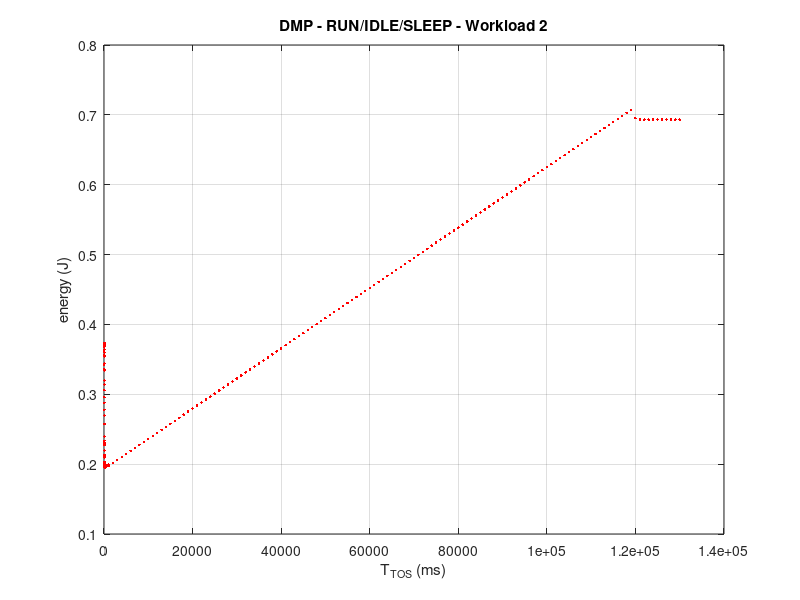
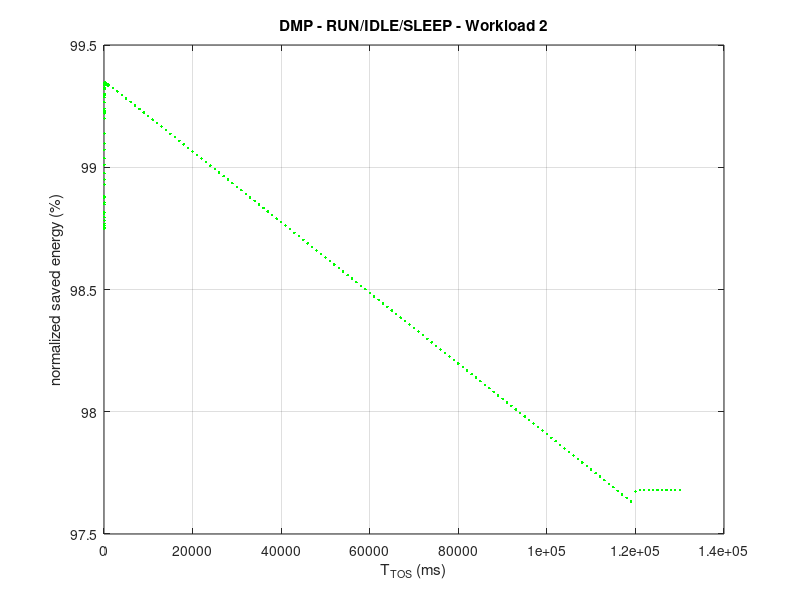

The MATLAB script that drew these images, in order:
%% DPM - WORKLOAD 2 - RUN/IDLE/SLEEP
% data extraction from file
DPM_data = dlmread('dpmres_wl2_run_idle_sleep.txt');
timeout = DPM_data(:,1);
energy = DPM_data(:,2);

% timeout vs consumed energy plot
figure(1)
plot(timeout, energy, 'r.', 'LineWidth', 4)
xlabel("T_{TOS} (ms)");
ylabel("energy (J)");
grid on;
title("DMP - RUN/IDLE/SLEEP - Workload 2")

% timeout vs normalized saved energy plot
TOTAL_ENERGY = 29.8790976000;   % energy for WL1 w/o DPM
saved_energy_normalized = zeros(size(energy));

for i = 1:size(energy)
    saved_energy_normalized(i) = ((TOTAL_ENERGY-energy(i))/TOTAL_ENERGY)*100;
end

figure(2)
plot(timeout, saved_energy_normalized, 'g.', 'LineWidth', 4)
xlabel("T_{TOS} (ms)");
ylabel("normalized saved energy (%)");
grid on;
title("DMP - RUN/IDLE/SLEEP - Workload 2")